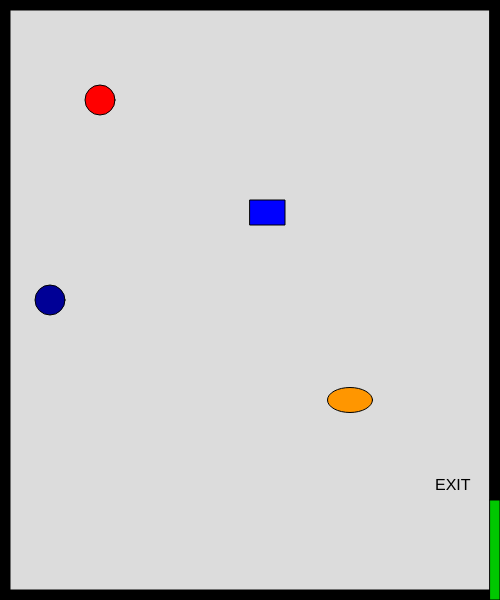
Frame 1 (no input)
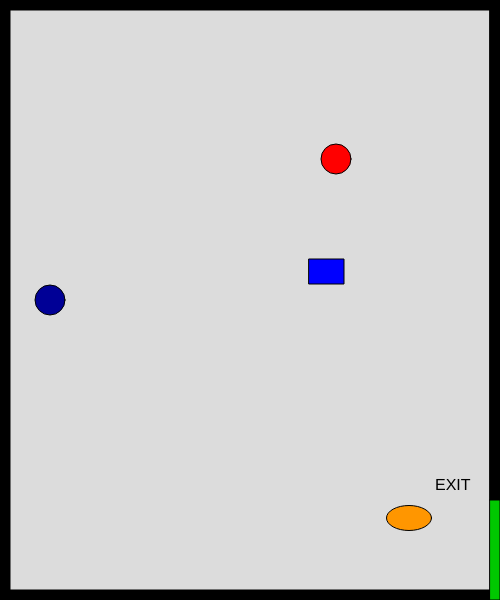
Frame 60 (no input)
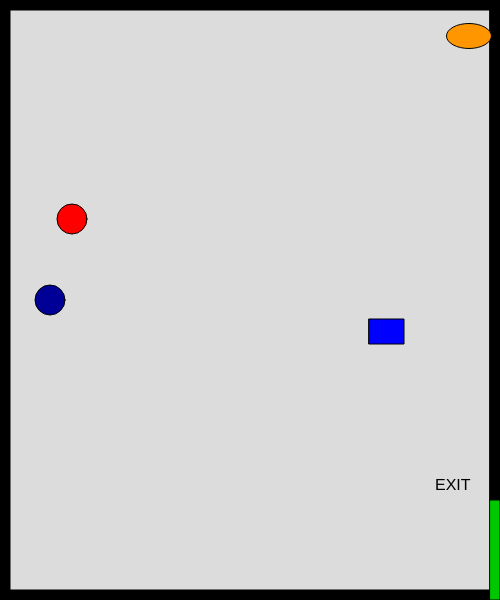
Frame 120 (the mouse pressed at the canvas centre since frame 60)

The p5.js sketch that drew these frames (run headless with seeded random() and noise() and a simulated clock; from frame 60 on, the mouse is pressed at the canvas centre):

// p5.js sketch
// ── sketch.js

// Player 
var characterX = 50;
var characterY = 300;

// Keyboard controls
var w = 87;
var s = 83;
var a = 65;
var d = 68;

// First shape
var shape1X = 100;
var shape1Y = 100;
var shape1XSpeed;
var shape1YSpeed;

// Second shape
var shape2X = 250;
var shape2Y = 200;
var shape2XSpeed;
var shape2YSpeed;

// Third shape
var shape3X = 350;
var shape3Y = 400;
var shape3XSpeed;
var shape3YSpeed;

// Mouse 
var mouseShapeX = -100;
var mouseShapeY = -100;

// Game 
var gameWon = false;

function setup()
{
    createCanvas(500, 600);

    // Random speeds for first shape
    shape1XSpeed = Math.floor(Math.random() * (Math.floor(Math.random() * 5)) + 1);
    shape1YSpeed = Math.floor(Math.random() * (Math.floor(Math.random() * 5)) + 1);

    // Random speeds for second shape
    shape2XSpeed = Math.floor(Math.random() * (Math.floor(Math.random() * 5)) + 1);
    shape2YSpeed = Math.floor(Math.random() * (Math.floor(Math.random() * 5)) + 1);

    // Random speeds for third shape
    shape3XSpeed = Math.floor(Math.random() * (Math.floor(Math.random() * 5)) + 1);
    shape3YSpeed = Math.floor(Math.random() * (Math.floor(Math.random() * 5)) + 1);

    createCharacter(50, 300);
}

function draw()
{
    background(220);

    // Create borders
    createBorders(10);

    // Draw exit
    fill(0, 200, 0);
    rect(width - 10, height - 100, 10, 100);

    fill(0);
    textSize(16);
    text("EXIT", width - 65, height - 110);

    // Draw player
    drawCharacter();

    // First shape
    fill(255, 0, 0);
    circle(shape1X, shape1Y, 30);

    shape1X += shape1XSpeed;
    shape1Y += shape1YSpeed;

    // Second shape 
    fill(0, 0, 255);
    rect(shape2X, shape2Y, 35, 25);

    shape2X += shape2XSpeed;
    shape2Y += shape2YSpeed;

    // Third shape
    fill(255, 150, 0);
    ellipse(shape3X, shape3Y, 45, 25);

    shape3X += shape3XSpeed;
    shape3Y += shape3YSpeed;

    // Check first shape 
    if(shape1X > width)
    {
        shape1X = 0;
    }
    else if(shape1X < 0)
    {
        shape1X = width;
    }

    if(shape1Y > height)
    {
        shape1Y = 0;
    }
    else if(shape1Y < 0)
    {
        shape1Y = height;
    }

    // Check second shape boundaries
    if(shape2X > width)
    {
        shape2X = 0;
    }
    else if(shape2X < 0)
    {
        shape2X = width;
    }

    if(shape2Y > height)
    {
        shape2Y = 0;
    }
    else if(shape2Y < 0)
    {
        shape2Y = height;
    }

    // Check third shape boundaries
    if(shape3X > width)
    {
        shape3X = 0;
    }
    else if(shape3X < 0)
    {
        shape3X = width;
    }

    if(shape3Y > height)
    {
        shape3Y = 0;
    }
    else if(shape3Y < 0)
    {
        shape3Y = height;
    }

    // Draw stationary mouse shape
    fill(100, 100, 100);
    circle(mouseShapeX, mouseShapeY, 30);

    // Check if player reaches the exit
    if(characterX > width - 15 && characterY > height - 85 && characterY < height - 15)
    {
        gameWon = true;
    }

    // Display winning message
    if(gameWon == true)
    {
        fill(0, 150, 0);
        textSize(40);
        text("You Win!", width / 2 - 90, height / 2);
    }
}

// Create player
function createCharacter(x, y)
{
    characterX = x;
    characterY = y;
}

// Draw player
function drawCharacter()
{
    fill(0, 0, 150);
    circle(characterX, characterY, 30);
}

// Move player using keyboard
function keyPressed()
{
    if(gameWon == false)
    {
        if(keyCode == w)
        {
            characterY -= 10;
        }
        else if(keyCode == s)
        {
            characterY += 10;
        }
        else if(keyCode == a)
        {
            characterX -= 10;
        }
        else if(keyCode == d)
        {
            characterX += 10;
        }
    }
}

// Create borders
function createBorders(thickness)
{
    fill(0);

    // Top border
    rect(0, 0, width, thickness);

    // Left border
    rect(0, 0, thickness, height);

    // Bottom border
    rect(0, height - thickness, width, thickness);

    // Right border with exit opening
    rect(width - thickness, 0, thickness, height - 100);
}

// Create circle when mouse is clicked
function mouseClicked()
{
    mouseShapeX = mouseX;
    mouseShapeY = mouseY;
}
